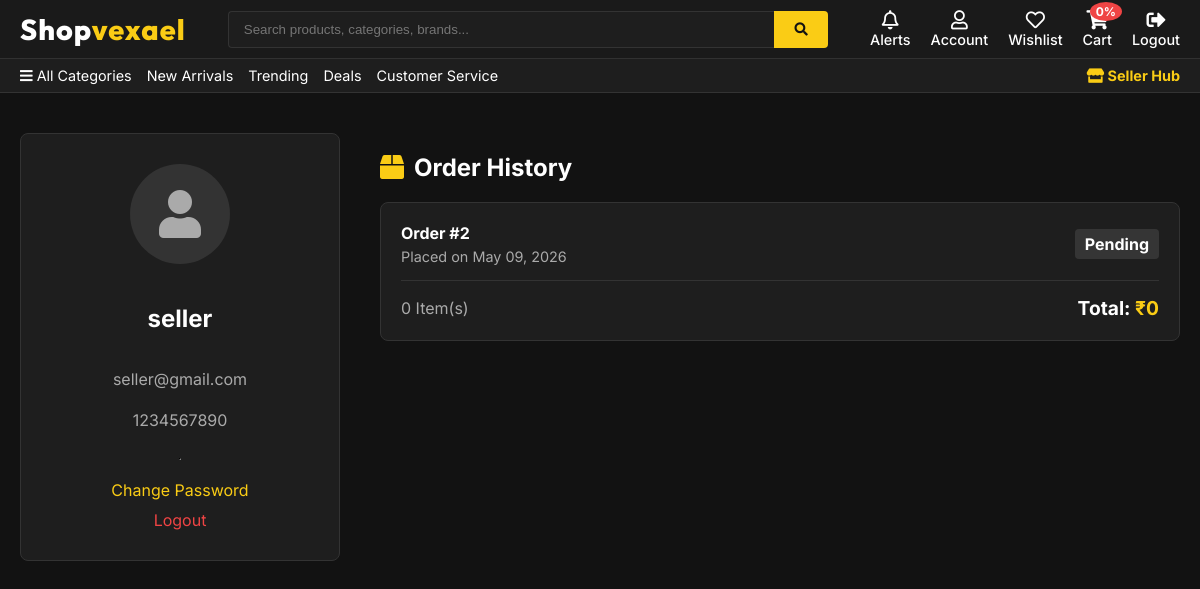
The app's page /profile/ (signed in) with its own data.
### shop/models.py (models this page shows, shortened)
class Customer(models.Model):
    user = models.OneToOneField(User, on_delete=models.CASCADE)
    name = models.CharField(max_length=100)
    email = models.CharField(max_length=100)
    phone_number = models.CharField(max_length=15, null=True, blank=True)

class Order(models.Model):
    STATUS_CHOICES = (
        ('Pending', 'Pending'),
        ('Confirmed', 'Confirmed'),
        ('Packed', 'Packed'),
        ('Shipped', 'Shipped'),
        ('Out for Delivery', 'Out for Delivery'),
        ('Delivered', 'Delivered'),
        ('Cancelled', 'Cancelled'),
        ('Returned', 'Returned'),
        ('Refunded', 'Refunded'),
    )
    customer = models.ForeignKey(Customer, on_delete=models.SET_NULL, null=True)
    date_ordered = models.DateTimeField(default=now)
    complete = models.BooleanField(default=False)
    status = models.CharField(max_length=20, choices=STATUS_CHOICES, default='Pending')
    tracking_number = models.CharField(max_length=100, null=True, blank=True)
    seller_notes = models.TextField(null=True, blank=True)
    coupon_applied = models.ForeignKey(Coupon, on_delete=models.SET_NULL, null=True, blank=True)
    @property
    def get_cart_total(self):
        orderitems = self.orderitem_set.all()
        total = sum([item.get_total for item in orderitems])
        if self.coupon_applied and self.coupon_applied.active:
            discount = total * (self.coupon_applied.discount_percentage / 100)
            total -= discount
        return total
    @property
    def get_cart_items(self):
        orderitems = self.orderitem_set.all()
        total = sum([item.quantity for item in orderitems])
        return total

### shop/views.py (the view)
# urls.py: path("profile/", views.profile, name="profile"),
def profile(request):
    if not request.user.is_authenticated:
        return redirect('/login/')
    data = cartData(request)
    cartItems = data['cartItems']
    customer = request.user.customer
    orders = Order.objects.filter(customer=customer).order_by('-date_ordered')
    return render(request, 'profile.html', {'orders': orders, 'cartItems': cartItems, 'customer': customer})

### shop/inherit.py (called while the page is built)
def cartData(request):
    unread_notifications = 0
    if request.user.is_authenticated:
        customer, created = Customer.objects.get_or_create(user=request.user, email=request.user.email, name=request.user.username)
        order, created = Order.objects.get_or_create(customer=customer, complete=False)
        items = order.orderitem_set.all()
        cartItems = order.get_cart_items
        unread_notifications = Notification.objects.filter(user=request.user, is_read=False).count()
    else:
        items = []
        order = {'get_cart_total':0, 'get_cart_items':0}
        cartItems = order['get_cart_items']
    return {'cartItems':cartItems, 'items':items, 'order':order, 'unread_notifications': unread_notifications}

### shop/templates/profile.html (shortened to what this page needs)
{% extends 'base.html' %}
{% load static %}
{% block body %}
<div style="padding: 40px 20px; max-width: 1200px; margin: 0 auto;">
    <div style="display: flex; gap: 40px; flex-wrap: wrap;">
        <div style="flex: 1; min-width: 300px;">
            <div class="product-card" style="padding: 30px; text-align: center;">
                <div style="width: 100px; height: 100px; border-radius: 50%; background: var(--border-color); display: flex; align-items: center; justify-content: center; font-size: 3rem; margin: 0 auto 20px auto; color: var(--text-secondary);">
                    <i class="fas fa-user"></i>
                </div>
                <h2>{{customer.name}}</h2>
                <p style="color: var(--text-secondary); margin-bottom: 5px;">{{customer.email}}</p>
                <p style="color: var(--text-secondary); margin-bottom: 20px;">{{customer.phone_number}}</p>
                <hr style="border-color: var(--border-color); margin-bottom: 20px;">
                <a href="/change_password/" style="display: block; color: var(--accent-gold); text-decoration: none; margin-bottom: 10px;">Change Password</a>
                <a href="/logout/" style="display: block; color: var(--accent-red); text-decoration: none;">Logout</a>
            </div>
        </div>
        <div style="flex: 2.5; min-width: 300px;">
            <h2 style="margin-bottom: 20px;"><i class="fas fa-box" style="color: var(--accent-gold); margin-right: 10px;"></i>Order History</h2>
            {% if orders %}
                {% for order in orders %}
                <div class="product-card" style="padding: 20px; margin-bottom: 20px;">
                    <div style="display: flex; justify-content: space-between; align-items: center; border-bottom: 1px solid var(--border-color); padding-bottom: 15px; margin-bottom: 15px;">
                        <div>
                            <div style="font-weight: bold; margin-bottom: 5px;">Order #{{order.id}}</div>
                            <div style="font-size: 0.9rem; color: var(--text-secondary);">Placed on {{order.date_ordered|date:"M d, Y"}}</div>
                        </div>
                        <div>
                            {% if order.status == 'Delivered' %}
                            <span style="background: rgba(16, 185, 129, 0.1); color: #10b981; padding: 5px 10px; border-radius: 4px; font-weight: bold;">{{order.status}}</span>
                            {% elif order.status == 'Processing' or order.status == 'Shipped' %}
                            <span style="background: rgba(250, 204, 21, 0.1); color: var(--accent-gold); padding: 5px 10px; border-radius: 4px; font-weight: bold;">{{order.status}}</span>
                            {% else %}
                            <span style="background: rgba(255, 255, 255, 0.1); color: var(--text-primary); padding: 5px 10px; border-radius: 4px; font-weight: bold;">{{order.status}}</span>
                            {% endif %}
                        </div>
                    </div>
                    <div style="display: flex; justify-content: space-between; align-items: center;">
                        <div style="color: var(--text-secondary);">
                            {{order.orderitem_set.count}} Item(s)
                        </div>
                        <div style="font-weight: bold; font-size: 1.2rem;">
                            Total: <span style="color: var(--accent-gold);">₹{{order.get_cart_total}}</span>
                        </div>
                    </div>
                </div>
                {% endfor %}
            {% endif %}
        </div>
    </div>
</div>
{% endblock %}

### static/css/style.css (style rules this page uses)
:root { --bg-dark: #121212; --bg-card: #1e1e1e; --bg-card-hover: #2a2a2a; --text-primary: #ffffff; --text-secondary: #aaaaaa; --accent-gold: #facc15; --accent-gold-hover: #eab308; --accent-red: #ef4444; --border-color: #333333; --glass-bg: rgba(30, 30, 30, 0.7); --glass-border: rgba(255, 255, 255, 0.1); }
body { background-color: var(--bg-dark); color: var(--text-primary); font-family: 'Inter', 'Segoe UI', Tahoma, Geneva, Verdana, sans-serif; margin: 0; padding: 0; }
.product-card { background-color: var(--bg-card); border-radius: 8px; border: 1px solid var(--border-color); overflow: hidden; transition: transform 0.2s, box-shadow 0.2s; display: flex; flex-direction: column; }
.product-card { animation: fadeIn 0.4s ease forwards; }

### records on screen
Customer: name "seller", email "seller@gmail.com", phone_number "1234567890"
Order: id "2", date_ordered "May 09, 2026", status "Pending", orderitem_set.count "0", get_cart_total "0"
